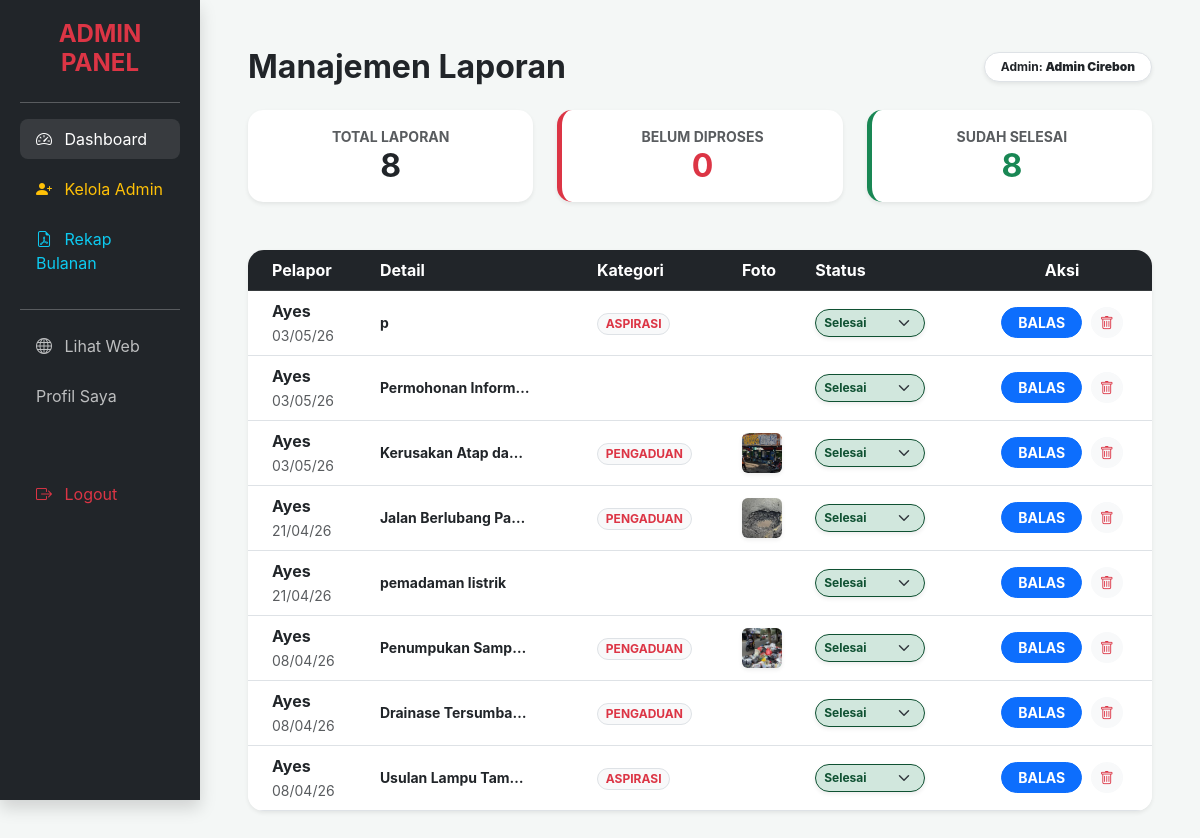
The app's page /admin/validasi_admin.php (signed in) with its own data.
### tables this page shows
CREATE TABLE `laporan` (
  `id_laporan` int(11) NOT NULL,
  `id_user` int(11) NOT NULL,
  `judul` varchar(200) NOT NULL,
  `isi_laporan` text NOT NULL,
  `kategori` enum('PENGADUAN','ASPIRASI') NOT NULL,
  `foto` varchar(255) DEFAULT NULL,
  `lokasi` varchar(255) DEFAULT NULL,
  `status` enum('pending','proses','selesai','ditolak') DEFAULT 'pending',
  `created_at` timestamp NOT NULL DEFAULT current_timestamp()
);

CREATE TABLE `users` (
  `id_user` int(11) NOT NULL,
  `nama_lengkap` varchar(100) NOT NULL,
  `username` varchar(50) NOT NULL,
  `password` varchar(255) NOT NULL,
  `level` enum('admin','user') NOT NULL,
  `points` int(11) DEFAULT 0
);

### admin/validasi_admin.php (the view, shortened to what this page needs)
<?php
include '../koneksi.php';
$total_laporan   = mysqli_num_rows(mysqli_query($conn, "SELECT id_laporan FROM laporan"));
$laporan_pending = mysqli_num_rows(mysqli_query($conn, "SELECT id_laporan FROM laporan WHERE status='pending'"));
$laporan_selesai = mysqli_num_rows(mysqli_query($conn, "SELECT id_laporan FROM laporan WHERE status='selesai'"));
?>
<!DOCTYPE html>
<html lang="id">
<head>
    <link href="https://cdn.jsdelivr.net/npm/bootstrap@5.3.0/dist/css/bootstrap.min.css" rel="stylesheet">
    <link rel="stylesheet" href="https://cdn.jsdelivr.net/npm/bootstrap-icons@1.11.1/font/bootstrap-icons.css">
</head>
<body>
<div class="container-fluid">
    <div class="row">
        <div class="col-md-2 p-0">
            <div class="sidebar shadow">
                <h4 class="fw-bold mb-4 text-danger text-center">ADMIN PANEL</h4>
                <hr>
                <div class="nav flex-column">
                    <a href="validasi_admin.php" class="nav-link active"><i class="bi bi-speedometer2 me-2"></i> Dashboard</a>
                    <a href="kelola_admin.php" class="nav-link text-warning"><i class="bi bi-person-plus-fill me-2"></i> Kelola Admin</a>
                    <a href="laporan_bulanan.php" class="nav-link text-info"><i class="bi bi-file-earmark-pdf me-2"></i> Rekap Bulanan</a>
                    <hr>
                    <a href="../index.php" class="nav-link"><i class="bi bi-globe me-2"></i> Lihat Web</a>
                    <a href=".../profile.php" class="nav-link">Profil Saya</a>
                    <a href="../logout.php" class="nav-link text-danger mt-5"><i class="bi bi-box-arrow-right me-2"></i> Logout</a>
                </div>
            </div>
        </div>
        <div class="col-md-10 offset-md-2 p-5">
            <div class="d-flex justify-content-between align-items-center mb-4">
                <h2 class="fw-bold m-0">Manajemen Laporan</h2>
                <span class="badge bg-white text-dark shadow-sm p-2 px-3 border rounded-pill">
                    Admin: <strong><?= $_SESSION['nama_lengkap']; ?></strong>
                </span>
            </div>
            <div class="row mb-5 text-center">
                <div class="col-md-4">
                    <div class="card card-stat shadow-sm p-3">
                        <small class="text-muted fw-bold">TOTAL LAPORAN</small>
                        <h2 class="fw-bold m-0"><?= $total_laporan; ?></h2>
                    </div>
                </div>
                <div class="col-md-4">
                    <div class="card card-stat shadow-sm p-3 border-start border-danger border-5">
                        <small class="text-muted fw-bold text-danger">BELUM DIPROSES</small>
                        <h2 class="fw-bold m-0 text-danger"><?= $laporan_pending; ?></h2>
                    </div>
                </div>
                <div class="col-md-4">
                    <div class="card card-stat shadow-sm p-3 border-start border-success border-5">
                        <small class="text-muted fw-bold text-success">SUDAH SELESAI</small>
                        <h2 class="fw-bold m-0 text-success"><?= $laporan_selesai; ?></h2>
                    </div>
                </div>
            </div>
            <div class="card border-0 shadow-sm rounded-4 overflow-hidden">
                <div class="table-responsive">
                    <table class="table table-hover align-middle mb-0">
                        <thead class="table-dark">
                            <tr>
                                <th class="ps-4">Pelapor</th>
                                <th>Detail</th>
                                <th>Kategori</th>
                                <th>Foto</th>
                                <th>Status</th>
                                <th class="text-center">Aksi</th>
                            </tr>
                        </thead>
                        <tbody>
                            <?php
                            $sql = mysqli_query($conn, "SELECT laporan.*, users.nama_lengkap FROM laporan JOIN users ON laporan.id_user = users.id_user ORDER BY created_at DESC");
                            while($data = mysqli_fetch_assoc($sql)) :
                            ?>
                            <tr class="clickable-row" onclick="window.location='../detail_laporan.php?id=<?= $data['id_laporan']; ?>'">
                                <td class="ps-4">
                                    <div class="fw-bold"><?= explode(' ', $data['nama_lengkap'])[0]; ?></div>
                                    <small class="text-muted"><?= date('d/m/y', strtotime($data['created_at'])); ?></small>
                                </td>
                                <td>
                                    <div class="small fw-bold text-truncate" style="max-width: 150px;"><?= $data['judul']; ?></div>
                                </td>
                                <td><span class="badge bg-light text-danger border rounded-pill"><?= $data['kategori']; ?></span></td>
                                <td>
                                    <?php if($data['foto']) : ?>
                                        <img src="../assets/img/<?= $data['foto']; ?>" width="40" height="40" class="rounded object-fit-cover shadow-sm">
                                    <?php endif; ?>
                                </td>
                                <td class="no-click" onclick="event.stopPropagation();">
                                    <form action="update_status.php" method="POST">
    <select name="status" class="form-select form-select-sm rounded-pill fw-bold shadow-sm"
            onchange="this.form.submit()"
            style="font-size: 0.75rem; width: 110px; cursor: pointer;
            background-color: <?= ($data['status']=='pending' ? '#f8d7da' : ($data['status']=='proses' ? '#fff3cd' : '#d1e7dd')); ?>;
            color: <?= ($data['status']=='pending' ? '#842029' : ($data['status']=='proses' ? '#664d03' : '#0f5132')); ?>;
            border: 1px solid currentColor;">
        <option value="selesai" <?= ($data['status'] == 'selesai') ? 'selected' : ''; ?>>Selesai</option>
    </select>
</form>
                                </td>
                                <td class="text-center no-click" onclick="event.stopPropagation();">
                                    <a href="balas_laporan.php?id=<?= $data['id_laporan']; ?>" class="btn btn-sm btn-primary rounded-pill px-3 fw-bold">BALAS</a>
                                    <a href="hapus_laporan.php?id=<?= $data['id_laporan']; ?>" class="btn btn-sm btn-light text-danger rounded-circle ms-1" onclick="return confirm('Hapus?')"><i class="bi bi-trash"></i></a>
                                </td>
                            </tr>
                            <?php endwhile; ?>
                        </tbody>
                    </table>
                </div>
            </div>
        </div>
    </div>
</div>
</body>
</html>

### admin/validasi_admin.php (style rules this page uses)
body { background-color: #f4f7f6; font-family: 'Inter', sans-serif; }
.sidebar { background: #212529; min-height: 100vh; color: white; padding: 20px; position: fixed; width: 16.666%; }
.nav-link { color: rgba(255,255,255,0.7); margin-bottom: 10px; border-radius: 8px; transition: 0.3s; }
.nav-link:hover, .nav-link.active { color: white; background: rgba(255,255,255,0.1); }
.card-stat { border: none; border-radius: 15px; transition: 0.3s; }
.clickable-row { cursor: pointer; }
.no-click { position: relative; z-index: 5; }

### records on screen
laporan: id_user.nama_lengkap "Ayes", created_at "03/05/26", judul "p", kategori "ASPIRASI", status "Selesai"
laporan: id_user.nama_lengkap "Ayes", created_at "03/05/26", judul "Permohonan Inform…", status "Selesai"
laporan: id_user.nama_lengkap "Ayes", created_at "03/05/26", judul "Kerusakan Atap da…", kategori "PENGADUAN", foto (picture), status "Selesai"
laporan: id_user.nama_lengkap "Ayes", created_at "21/04/26", judul "Jalan Berlubang Pa…", kategori "PENGADUAN", foto (picture), status "Selesai"
laporan: id_user.nama_lengkap "Ayes", created_at "21/04/26", judul "pemadaman listrik", status "Selesai"
laporan: id_user.nama_lengkap "Ayes", created_at "08/04/26", judul "Penumpukan Samp…", kategori "PENGADUAN", foto (picture), status "Selesai"
laporan: id_user.nama_lengkap "Ayes", created_at "08/04/26", judul "Drainase Tersumba…", kategori "PENGADUAN", status "Selesai"
laporan: id_user.nama_lengkap "Ayes", created_at "08/04/26", judul "Usulan Lampu Tam…", kategori "ASPIRASI", status "Selesai"

### other values on screen
$_SESSION['nama_lengkap'] "Admin Cirebon"
$total_laporan "8"
$laporan_pending "0"
$laporan_selesai "8"
